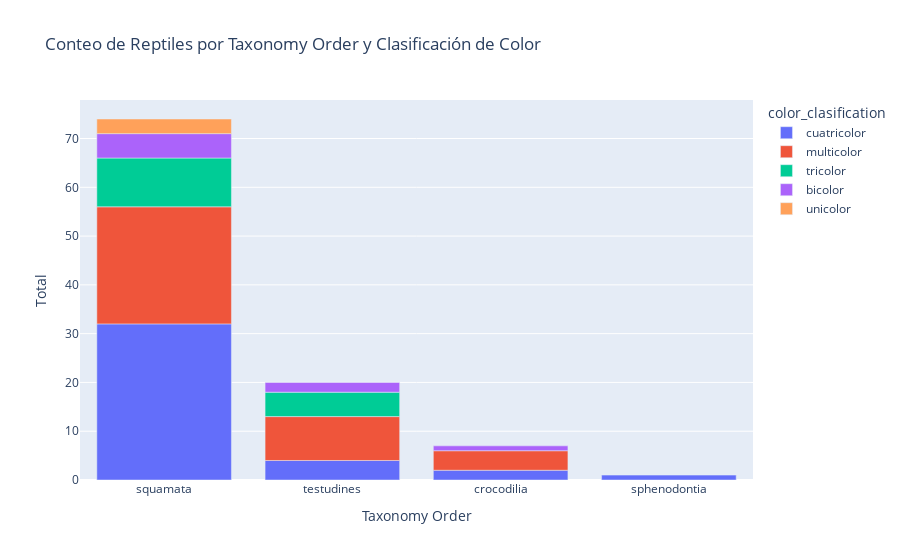

This figure's notebook cell:
### Code cell
df_reptiles_filtrado = df_reptiles[(df_reptiles['color_clasification'] != 'unknown') & (df_reptiles['taxonomy_order'] != 'unknown')]

order = ['unicolor', 'bicolor', 'tricolor', 'cuatricolor', 'multicolor']

# Filtra el DataFrame para eliminar valores desconocidos y mantener solo las columnas necesarias
df_reptiles_filtrado = df_reptiles[(df_reptiles['color_clasification'] != 'unknown') & (df_reptiles['taxonomy_order'] != 'unknown')]

# Agrupa los datos filtrados por 'taxonomy_order' y 'color_classification' y cuenta el número de ocurrencias
df_agrupado = df_reptiles_filtrado.groupby(['taxonomy_order', 'color_clasification']).size().reset_index(name='count')

# Ordena el DataFrame según el orden deseado para las clasificaciones de color
df_agrupado['color_clasification'] = pd.Categorical(df_agrupado['color_clasification'], categories=order, ordered=True)

# Ordena el DataFrame por 'count' (total) de mayor a menor
df_agrupado = df_agrupado.sort_values(by='count', ascending=False)

# Crea el gráfico de barras apiladas
fig = px.bar(df_agrupado, x='taxonomy_order', y='count', color='color_clasification',
             title='Conteo de Reptiles por Taxonomy Order y Clasificación de Color',
             labels={'count': 'Total'})

# Personalización
fig.update_layout(xaxis_title='Taxonomy Order', yaxis_title='Total')
fig.update_xaxes(categoryorder='total descending')  # Ordenar de mayor a menor

# Muestra el gráfico
fig.show()

### Figure 1 — Plotly figure (JSON) as saved in the notebook; plotly's stock layout.template omitted (floating-point values rounded to 4 significant figures)
{"data": [{"alignmentgroup": "True", "hovertemplate": "color_clasification=cuatricolor<br>taxonomy_order=%{x}<br>Total=%{y}<extra></extra>", "legendgroup": "cuatricolor", "marker": {"color": "#636efa", "pattern": {"shape": ""}}, "name": "cuatricolor", "offsetgroup": "cuatricolor", "orientation": "v", "showlegend": true, "textposition": "auto", "type": "bar", "x": ["squamata", "testudines", "crocodilia", "sphenodontia"], "xaxis": "x", "y": [32, 4, 2, 1], "yaxis": "y"}, {"alignmentgroup": "True", "hovertemplate": "color_clasification=multicolor<br>taxonomy_order=%{x}<br>Total=%{y}<extra></extra>", "legendgroup": "multicolor", "marker": {"color": "#EF553B", "pattern": {"shape": ""}}, "name": "multicolor", "offsetgroup": "multicolor", "orientation": "v", "showlegend": true, "textposition": "auto", "type": "bar", "x": ["squamata", "testudines", "crocodilia"], "xaxis": "x", "y": [24, 9, 4], "yaxis": "y"}, {"alignmentgroup": "True", "hovertemplate": "color_clasification=tricolor<br>taxonomy_order=%{x}<br>Total=%{y}<extra></extra>", "legendgroup": "tricolor", "marker": {"color": "#00cc96", "pattern": {"shape": ""}}, "name": "tricolor", "offsetgroup": "tricolor", "orientation": "v", "showlegend": true, "textposition": "auto", "type": "bar", "x": ["squamata", "testudines"], "xaxis": "x", "y": [10, 5], "yaxis": "y"}, {"alignmentgroup": "True", "hovertemplate": "color_clasification=bicolor<br>taxonomy_order=%{x}<br>Total=%{y}<extra></extra>", "legendgroup": "bicolor", "marker": {"color": "#ab63fa", "pattern": {"shape": ""}}, "name": "bicolor", "offsetgroup": "bicolor", "orientation": "v", "showlegend": true, "textposition": "auto", "type": "bar", "x": ["squamata", "testudines", "crocodilia"], "xaxis": "x", "y": [5, 2, 1], "yaxis": "y"}, {"alignmentgroup": "True", "hovertemplate": "color_clasification=unicolor<br>taxonomy_order=%{x}<br>Total=%{y}<extra></extra>", "legendgroup": "unicolor", "marker": {"color": "#FFA15A", "pattern": {"shape": ""}}, "name": "unicolor", "offsetgroup": "unicolor", "orientation": "v", "showlegend": true, "textposition": "auto", "type": "bar", "x": ["squamata"], "xaxis": "x", "y": [3], "yaxis": "y"}], "layout": {"autosize": true, "barmode": "relative", "legend": {"title": {"text": "color_clasification"}, "tracegroupgap": 0}, "title": {"text": "Conteo de Reptiles por Taxonomy Order y Clasificación de Color"}, "xaxis": {"anchor": "y", "autorange": true, "categoryorder": "total descending", "domain": [0, 1], "range": [-0.5, 3.5], "title": {"text": "Taxonomy Order"}, "type": "category"}, "yaxis": {"anchor": "x", "autorange": true, "domain": [0, 1], "range": [0, 77.89], "title": {"text": "Total"}, "type": "linear"}}}
